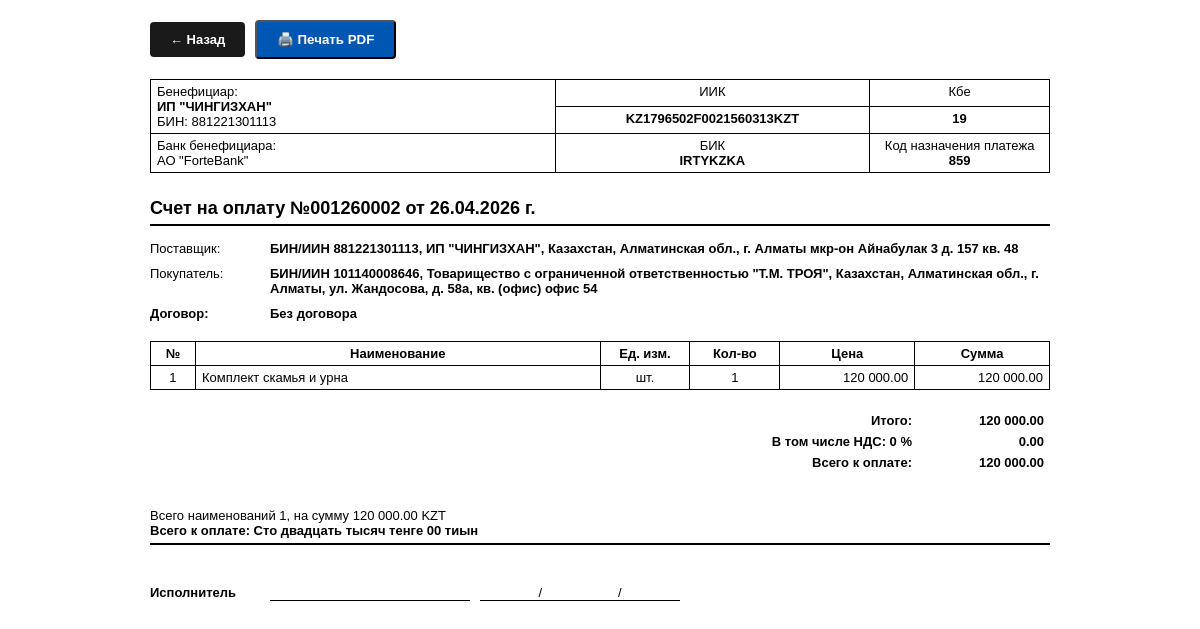
The app's page /print/001260002 with its own data.
### tables this page shows
CREATE TABLE settings (key TEXT PRIMARY KEY, value TEXT);

CREATE TABLE invoices (id TEXT PRIMARY KEY, client_id TEXT, date TEXT, subtotal REAL, vat_rate REAL, vat_amount REAL, total REAL, status INTEGER DEFAULT 0, knp TEXT DEFAULT "859", markup REAL DEFAULT 0);

CREATE TABLE clients (id TEXT PRIMARY KEY, name TEXT, bin TEXT, contact TEXT, address TEXT);

CREATE TABLE invoice_items (id INTEGER PRIMARY KEY AUTOINCREMENT, invoice_id TEXT, item TEXT, unit TEXT, qty REAL, price REAL, total REAL);

### app.py (the view)
@app.route('/print/<id>')
def print_invoice(id):
    with sqlite3.connect(DB_NAME) as conn:
        c = conn.cursor()
        inv = c.execute("SELECT id, client_id, date, subtotal, vat_rate, vat_amount, total, status, knp FROM invoices WHERE id=?", (id,)).fetchone()
        items = c.execute("SELECT * FROM invoice_items WHERE invoice_id=?", (id,)).fetchall()
        client = c.execute("SELECT * FROM clients WHERE id=?", (inv[1],)).fetchone()
        s = {r[0]: r[1] for r in c.execute("SELECT * FROM settings").fetchall()}
    return render_template('print_invoice.html', inv=inv, items=items, client=client, s=s, sum_words=num2words_ru(inv[6]))

### templates/print_invoice.html (shortened to what this page needs)
<!DOCTYPE html>
<html lang="ru">
<head>
</head>
<body>
    <div class="no-print"><a href="/invoices" class="btn">← Назад</a><button onclick="window.print()" class="btn" style="background:#0056b3; margin-left: 10px;">🖨️ Печать PDF</button></div>
    <table class="b-table">
        <tr><td rowspan="2" style="width: 45%;">Бенефициар:<br><span class="bold">{{ s.company_name }}</span><br>БИН: {{ s.company_bin }}</td><td class="text-center" style="width: 35%;">ИИК</td><td class="text-center" style="width: 20%;">Кбе</td></tr>
        <tr><td class="text-center bold">{{ s.company_iban }}</td><td class="text-center bold">{{ s.company_kbe }}</td></tr>
        <tr><td>Банк бенефициара:<br>{{ s.company_bank }}</td><td class="text-center">БИК<br><span class="bold">{{ s.company_bik }}</span></td><td class="text-center">Код назначения платежа<br><span class="bold">{{ inv[8] }}</span></td></tr>
    </table>
    <div class="header-title">Счет на оплату №{{ inv[0] }} от {{ inv[2] }} г.</div>
    <div class="info-row"><div class="info-label">Поставщик:</div><div class="info-value">БИН/ИИН {{ s.company_bin }}, {{ s.company_name }}, {{ s.company_address }}</div></div>
    <div class="info-row"><div class="info-label">Покупатель:</div><div class="info-value">БИН/ИИН {{ client[2] }}, {{ client[1] }}, {{ client[4] }}</div></div>
    <div class="info-row" style="margin-bottom: 20px;"><div class="info-label bold">Договор:</div><div class="info-value bold">Без договора</div></div>
    <table class="b-table">
        <tr><th class="text-center" style="width: 5%;">№</th><th class="text-center">Наименование</th><th class="text-center" style="width: 10%;">Ед. изм.</th><th class="text-center" style="width: 10%;">Кол-во</th><th class="text-center" style="width: 15%;">Цена</th><th class="text-center" style="width: 15%;">Сумма</th></tr>
        {% for item in items %}
        <tr>
            <td class="text-center">{{ loop.index }}</td>
            <td>{{ item[2] }}</td>
            <td class="text-center">{{ item[3] }}</td>
            <td class="text-center">{{ '{:g}'.format(item[4]) }}</td>
            <td class="text-right">{{ '{:,.2f}'.format(item[5]).replace(',', ' ') }}</td>
            <td class="text-right">{{ '{:,.2f}'.format(item[6]).replace(',', ' ') }}</td>
        </tr>
        {% endfor %}
    </table>
    <table class="totals">
        <tr><td class="text-right bold">Итого:</td><td class="text-right bold" style="width: 120px;">{{ '{:,.2f}'.format(inv[3]).replace(',', ' ') }}</td></tr>
        <tr><td class="text-right bold">В том числе НДС: {{ '{:g}'.format(inv[4]) }} %</td><td class="text-right bold">{{ '{:,.2f}'.format(inv[5]).replace(',', ' ') }}</td></tr>
        <tr><td class="text-right bold">Всего к оплате:</td><td class="text-right bold">{{ '{:,.2f}'.format(inv[6]).replace(',', ' ') }}</td></tr>
    </table>
    <div style="margin-top: 15px; border-bottom: 2px solid #000; padding-bottom: 5px;">
        <div>Всего наименований {{ items|length }}, на сумму {{ '{:,.2f}'.format(inv[6]).replace(',', ' ') }} KZT</div>
        <div class="bold">Всего к оплате: {{ sum_words }}</div>
    </div>
    <div style="margin-top: 40px; display: flex;">
        <div class="bold" style="width: 120px;">Исполнитель</div><div style="flex: 1; border-bottom: 1px solid #000; margin-right: 10px; max-width: 200px;"></div><div style="flex: 1; border-bottom: 1px solid #000; max-width: 200px; text-align: center;">/&nbsp;&nbsp;&nbsp;&nbsp;&nbsp;&nbsp;&nbsp;&nbsp;&nbsp;&nbsp;&nbsp;&nbsp;&nbsp;&nbsp;&nbsp;&nbsp;&nbsp;&nbsp;&nbsp;&nbsp;&nbsp;/</div>
    </div>
</body>
</html>

### templates/print_invoice.html (style rules this page uses)
body { font-family: Arial, sans-serif; font-size: 13px; color: #000; padding: 20px; background: #fff; max-width: 900px; margin: 0 auto; }
table { width: 100%; border-collapse: collapse; margin-bottom: 20px; }
.b-table td, .b-table th { border: 1px solid #000; padding: 4px 6px; vertical-align: top; }
.text-center { text-align: center; }
.text-right { text-align: right; }
.bold { font-weight: bold; }
.header-title { font-size: 18px; font-weight: bold; margin: 25px 0 15px 0; border-bottom: 2px solid #000; padding-bottom: 5px; }
.info-row { display: flex; margin-bottom: 10px; }
.info-label { width: 120px; }
.info-value { flex: 1; font-weight: bold; }
.totals { width: 400px; float: right; }
.totals td { padding: 3px 6px; }
.btn { background: #1a1a1a; color: #fff; padding: 10px 20px; text-decoration: none; border-radius: 4px; display: inline-block; margin-bottom: 20px; font-weight: bold; }

### records on screen
settings: company_name "ИП \"ЧИНГИЗХАН\""
settings: company_bin "881221301113"
settings: company_iban "KZ1796502F0021560313KZT"
settings: company_kbe "19"
settings: company_bank "АО \"ForteBank\""
settings: company_bik "IRTYKZKA"
invoices: knp "859", id "001260002", date "26.04.2026", subtotal "120 000.00", vat_rate "0", vat_amount "0.00", total "120 000.00"
settings: company_address "Казахстан, Алматинская обл., г. Алматы мкр-он Айнабулак 3 д. 157 кв. 48"
clients: bin "101140008646", name "Товарищество с ограниченной ответственностью \"Т.М. ТРОЯ\"", address "Казахстан, Алматинская обл., г. Алматы, ул. Жандосова, д. 58а, кв. (офис) офис 54"
invoice_items: item "Комплект скамья и урна", unit "шт.", qty "1", price "120 000.00", total "120 000.00"

### other values on screen
{{ items|length }} "1"
{{ sum_words }} "Сто двадцать тысяч тенге 00 тиын"
